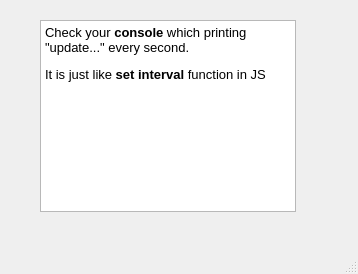
<?xml version="1.0" encoding="UTF-8"?>
<ui version="4.0">
 <class>MainWindow</class>
 <widget class="QMainWindow" name="MainWindow">
  <property name="geometry">
   <rect>
    <x>0</x>
    <y>0</y>
    <width>358</width>
    <height>274</height>
   </rect>
  </property>
  <property name="windowTitle">
   <string>MainWindow</string>
  </property>
  <widget class="QWidget" name="centralwidget">
   <widget class="QTextBrowser" name="textBrowser">
    <property name="geometry">
     <rect>
      <x>40</x>
      <y>20</y>
      <width>256</width>
      <height>192</height>
     </rect>
    </property>
    <property name="html">
     <string>&lt;!DOCTYPE HTML PUBLIC &quot;-//W3C//DTD HTML 4.0//EN&quot; &quot;http://www.w3.org/TR/REC-html40/strict.dtd&quot;&gt;
&lt;html&gt;&lt;head&gt;&lt;meta name=&quot;qrichtext&quot; content=&quot;1&quot; /&gt;&lt;meta charset=&quot;utf-8&quot; /&gt;&lt;style type=&quot;text/css&quot;&gt;
p, li { white-space: pre-wrap; }
hr { height: 1px; border-width: 0; }
li.unchecked::marker { content: &quot;\2610&quot;; }
li.checked::marker { content: &quot;\2612&quot;; }
&lt;/style&gt;&lt;/head&gt;&lt;body style=&quot; font-family:'Inter'; font-size:10pt; font-weight:400; font-style:normal;&quot;&gt;
&lt;p style=&quot; margin-top:0px; margin-bottom:0px; margin-left:0px; margin-right:0px; -qt-block-indent:0; text-indent:0px;&quot;&gt;Check your &lt;span style=&quot; font-weight:700;&quot;&gt;console&lt;/span&gt; which printing &amp;quot;update...&amp;quot; every second.&lt;/p&gt;
&lt;p style=&quot; margin-top:12px; margin-bottom:12px; margin-left:0px; margin-right:0px; -qt-block-indent:0; text-indent:0px;&quot;&gt;It is just like &lt;span style=&quot; font-weight:700;&quot;&gt;set interval&lt;/span&gt; function in JS&lt;br /&gt;&lt;/p&gt;&lt;/body&gt;&lt;/html&gt;</string>
    </property>
   </widget>
  </widget>
  <widget class="QMenuBar" name="menubar">
   <property name="geometry">
    <rect>
     <x>0</x>
     <y>0</y>
     <width>358</width>
     <height>21</height>
    </rect>
   </property>
  </widget>
  <widget class="QStatusBar" name="statusbar"/>
 </widget>
 <resources/>
 <connections/>
</ui>
